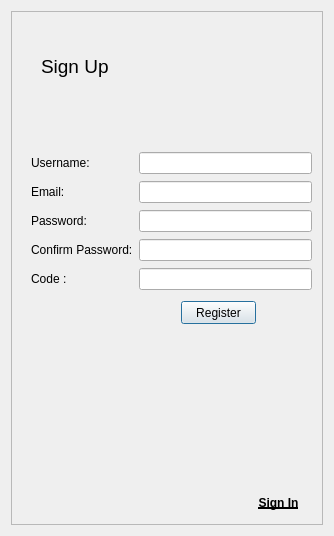
<?xml version="1.0" encoding="UTF-8"?>
<ui version="4.0">
 <class>Dialog</class>
 <widget class="QDialog" name="Dialog">
  <property name="geometry">
   <rect>
    <x>0</x>
    <y>0</y>
    <width>330</width>
    <height>532</height>
   </rect>
  </property>
  <property name="windowTitle">
   <string>Dialog</string>
  </property>
  <layout class="QVBoxLayout" name="verticalLayout">
   <item>
    <widget class="QFrame" name="Fcadastro">
     <property name="minimumSize">
      <size>
       <width>312</width>
       <height>514</height>
      </size>
     </property>
     <property name="maximumSize">
      <size>
       <width>312</width>
       <height>514</height>
      </size>
     </property>
     <property name="frameShape">
      <enum>QFrame::StyledPanel</enum>
     </property>
     <property name="frameShadow">
      <enum>QFrame::Raised</enum>
     </property>
     <widget class="QLabel" name="label_4">
      <property name="geometry">
       <rect>
        <x>30</x>
        <y>40</y>
        <width>71</width>
        <height>31</height>
       </rect>
      </property>
      <property name="font">
       <font>
        <family>Segoe UI Symbol</family>
        <pointsize>14</pointsize>
       </font>
      </property>
      <property name="text">
       <string>Sign Up</string>
      </property>
     </widget>
     <widget class="QWidget" name="gridLayoutWidget">
      <property name="geometry">
       <rect>
        <x>20</x>
        <y>140</y>
        <width>281</width>
        <height>142</height>
       </rect>
      </property>
      <layout class="QGridLayout" name="gridLayout">
       <item row="2" column="1">
        <widget class="QLineEdit" name="lineEdit_3"/>
       </item>
       <item row="3" column="0">
        <widget class="QLabel" name="label_5">
         <property name="text">
          <string>Confirm Password:</string>
         </property>
        </widget>
       </item>
       <item row="1" column="0">
        <widget class="QLabel" name="label_2">
         <property name="text">
          <string>Email:</string>
         </property>
        </widget>
       </item>
       <item row="2" column="0">
        <widget class="QLabel" name="label_3">
         <property name="text">
          <string>Password:</string>
         </property>
        </widget>
       </item>
       <item row="0" column="1">
        <widget class="QLineEdit" name="lineEdit"/>
       </item>
       <item row="3" column="1">
        <widget class="QLineEdit" name="lineEdit_4"/>
       </item>
       <item row="0" column="0">
        <widget class="QLabel" name="label">
         <property name="text">
          <string>Username:</string>
         </property>
        </widget>
       </item>
       <item row="1" column="1">
        <widget class="QLineEdit" name="lineEdit_2"/>
       </item>
       <item row="4" column="1">
        <widget class="QLineEdit" name="lineEdit_5"/>
       </item>
       <item row="4" column="0">
        <widget class="QLabel" name="label_6">
         <property name="text">
          <string>Code :</string>
         </property>
        </widget>
       </item>
      </layout>
     </widget>
     <widget class="QPushButton" name="pushButton">
      <property name="geometry">
       <rect>
        <x>170</x>
        <y>290</y>
        <width>75</width>
        <height>23</height>
       </rect>
      </property>
      <property name="text">
       <string>Register</string>
      </property>
     </widget>
     <widget class="QPushButton" name="pushButton_2">
      <property name="geometry">
       <rect>
        <x>230</x>
        <y>480</y>
        <width>75</width>
        <height>23</height>
       </rect>
      </property>
      <property name="font">
       <font>
        <weight>75</weight>
        <bold>true</bold>
        <underline>true</underline>
       </font>
      </property>
      <property name="text">
       <string>Sign In</string>
      </property>
      <property name="flat">
       <bool>true</bool>
      </property>
     </widget>
    </widget>
   </item>
  </layout>
 </widget>
 <resources/>
 <connections/>
</ui>
